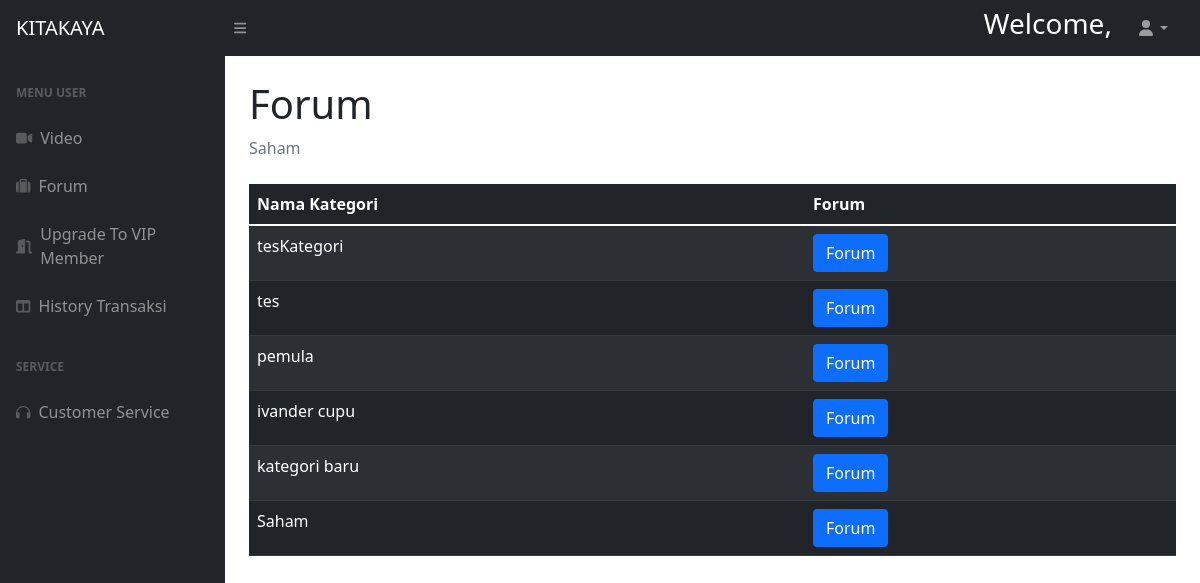
The page /public/halamanuserbiasaforum.php on the database as committed earlier.
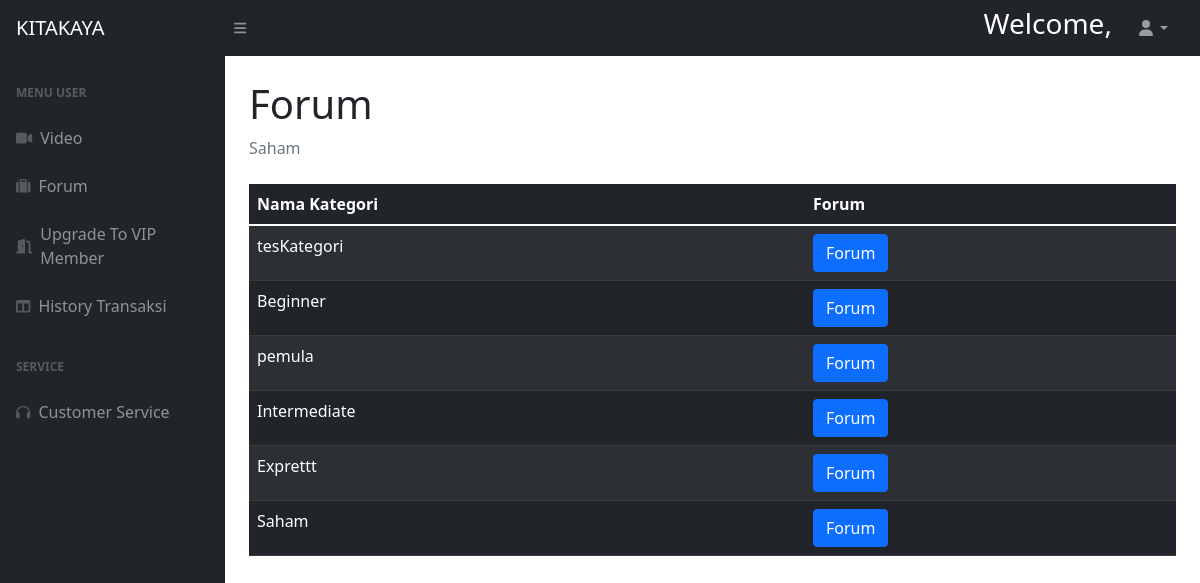
The same page on the database as committed later.
### tables this page shows
CREATE TABLE `kategori_vid` (
  `id` int(11) NOT NULL,
  `nama_kategori` text NOT NULL,
  `status` int(11) NOT NULL
);

### config/database.php (called while the page is built, shortened)
<?php
    class Database{
        private static $instance;
        public $pdo;
        private function __construct()
        {
            $dsn = "mysql:host=".DB_HOST.";dbname=".DB_NAME.";charset=UTF8";
            $options = [
                PDO::ATTR_ERRMODE => PDO::ERRMODE_EXCEPTION,
                PDO::ATTR_DEFAULT_FETCH_MODE => PDO::FETCH_OBJ,
                PDO::ATTR_EMULATE_PREPARES => false
            ];
            try {
                $this->pdo = new PDO($dsn,DB_USER,DB_PASSWORD,$options);
            }
            catch(PDOException $e){
                echo  $e->getMessage();
            }
        }
        static function instance(){
            if(!isset(self::$instance)){
                self::$instance = new Database();
            }
            return self::$instance;
        }
        function query($sql,$args = NULL){
            if (!$args){
                return $this->pdo->query($sql);
            }
            $stmt = $this->pdo->prepare($sql);
            $stmt->execute($args);
            return $stmt;
        }
    }
?>

### models/Video.php (called while the page is built, shortened)
<?php
    class Video{
        public static function getAll()
        {
            $db=Database::instance();
            $temp=$db->query("SELECT * FROM kategori_vid");
            return $temp->fetchAll();
        }
    }
?>

### public/halamanuserbiasaforum.php (the view, shortened to what the changed rows need)
<!DOCTYPE html>
<html lang="en">
    <head>
        <link href="https://cdn.jsdelivr.net/npm/simple-datatables@latest/dist/style.css" rel="stylesheet" />
        <link href="../assets/css/punyaadmin.css" rel="stylesheet" />
    </head>
    <body class="sb-nav-fixed">
        <div id="layoutSidenav">
            <div id="layoutSidenav_content">
                <main>
                    <div class="container-fluid px-4">
                        <h1 class="mt-4">Forum</h1>
                        <form action="../controllers/forum.php" method="POST">
                        <table class="table table-dark table-striped">
                            <thead>
                            <th>Nama Kategori</th>
                            <th>Forum</th>
                            </thead>
                            <tbody>
                            <?php
                                $categories = video::getAll();
                            ?>
                                <?php
                                    foreach($categories as $category){
                                        ?>
                                        <tr>
                                            <td><?=  $category->nama_kategori?></td>
                                            <td><button class="btn btn-primary" name="forum[<?=$category->id?>]">Forum</button></a></td>
                                        </tr>
                                        <?php
                                    }
                                ?>
                            </tbody>
                        </table>
                    </form>
                    </div>
                </main>
            </div>
        </div>
    </body>
</html>

Rows that differ between the two databases and show on the page:
changed kategori_vid: nama_kategori "tes" → "Beginner"
changed kategori_vid: nama_kategori "ivander cupu" → "Intermediate"
changed kategori_vid: nama_kategori "kategori baru" → "Exprettt"
